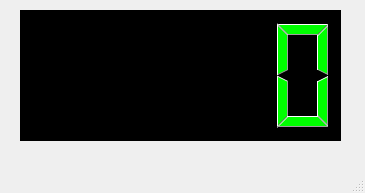
<?xml version="1.0" encoding="UTF-8"?>
<ui version="4.0">
 <class>MainWindow</class>
 <widget class="QMainWindow" name="MainWindow">
  <property name="geometry">
   <rect>
    <x>0</x>
    <y>0</y>
    <width>365</width>
    <height>193</height>
   </rect>
  </property>
  <property name="windowTitle">
   <string>MainWindow</string>
  </property>
  <widget class="QWidget" name="centralwidget">
   <widget class="QLCDNumber" name="lcdNumber">
    <property name="geometry">
     <rect>
      <x>20</x>
      <y>10</y>
      <width>321</width>
      <height>131</height>
     </rect>
    </property>
    <property name="styleSheet">
     <string notr="true">background-color: rgb(0, 0, 0);
color: rgb(0, 255, 0);</string>
    </property>
   </widget>
  </widget>
  <widget class="QMenuBar" name="menubar">
   <property name="geometry">
    <rect>
     <x>0</x>
     <y>0</y>
     <width>365</width>
     <height>21</height>
    </rect>
   </property>
  </widget>
  <widget class="QStatusBar" name="statusbar"/>
 </widget>
 <resources/>
 <connections/>
</ui>
